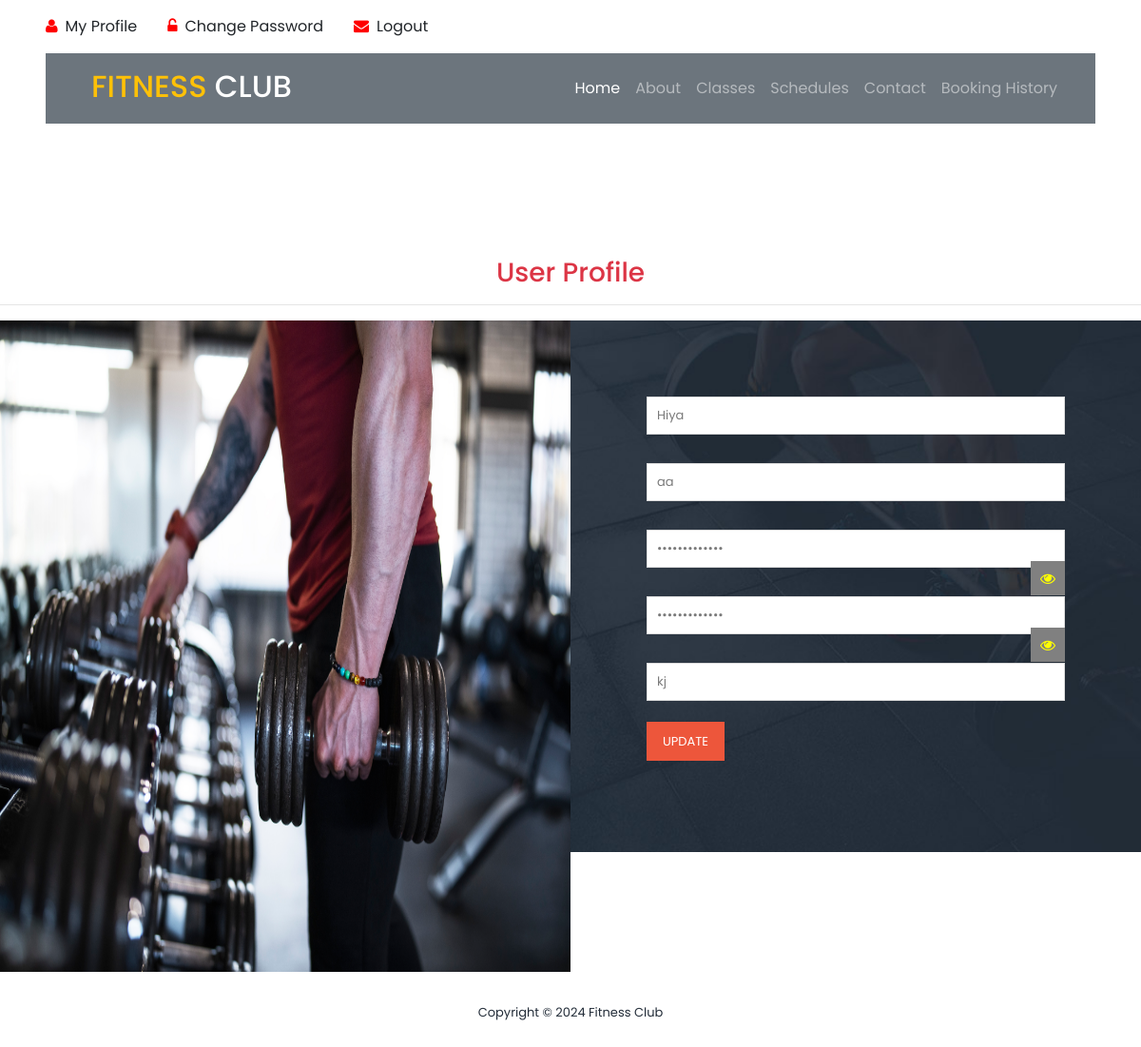
The page /user_profile/ (signed in) on the database its author committed.
### gym/models.py (models this page shows, shortened)
class Signup(models.Model):
    user = models.ForeignKey(User, on_delete=models.CASCADE, null=True)
    mobile = models.CharField(max_length=15, null=True)
    state = models.CharField(max_length=150, null=True)
    city = models.CharField(max_length=150, null=True)
    address = models.CharField(max_length=200, null=True)
    creationdate = models.DateTimeField(auto_now_add=True)

### gym/views.py (the view, shortened to what this page needs)
# urls.py: path('user_profile/', user_profile, name="user_profile"),
def user_profile(request):
    data = Signup.objects.get(user=request.user)
    return render(request, "user_profile.html", locals())

### gym/templates/user_profile.html (shortened to what this page needs)
{% load static %}
<link rel="stylesheet" href="https://cdnjs.cloudflare.com/ajax/libs/font-awesome/4.7.0/css/font-awesome.min.css">
<html lang="en">
<head>
    <link rel="stylesheet" type="text/css" href="{% static 'assets/css/bootstrap.min.css' %}">
    <link rel="stylesheet" type="text/css" href="{% static 'assets/css/font-awesome.css' %}">
    <link rel="stylesheet" href="{% static 'assets/css/templatemo-training-studio.css' %}">
</head>
<body>
<div class="container-fluid py-3 px-lg-5 d-none d-lg-block">
    <div class="row">
        {% if request.user.is_authenticated %}
        <div class="col-md-6 text-center text-lg-left mb-2 mb-lg-0">
            <div class="d-inline-flex align-items-center">
                <a class="text-body pr-3" href="/user_profile/"><i style="color:red" class="fa fa-user mr-2"></i>My Profile</a>
                <a class="text-body px-3" href="/user_change_password/"><i style="color:red" class="fa fa-unlock-alt mr-2"></i>Change Password</a>
                <a class="text-body px-3" href="/user_logout/"><i style="color:red" class="fa fa-envelope mr-2"></i>Logout</a>
            </div>
        </div>
        {% endif %}
    </div>
</div>
<div class="container-fluid position-relative nav-bar p-0">
    <div class="position-relative px-lg-5" style="z-index: 9;">
        <nav class="navbar navbar-expand-lg bg-secondary navbar-dark py-3 py-lg-3 pl-3 pl-lg-5">
            <a href="" >
                <h2 class="text-uppercase text-warning mb-1">Fitness <span class="text-white">Club</span>
                </h2>
            </a>
            <div class="collapse navbar-collapse justify-content-between px-3" id="navbarCollapse">
                <div class="navbar-nav ml-auto py-0">
                    <a href="/" class="nav-item nav-link active">Home</a>
                    <a href="#features" class="nav-item nav-link">About</a>
                    <a href="#our-classes" class="nav-item nav-link">Classes</a>
                    <a href="#schedule" class="nav-item nav-link ">Schedules</a>
                    <a href="#contact-us" class="nav-item nav-link">Contact</a>
                    {% if request.user.is_authenticated %}
                    <a href="/booking_history/" class="nav-item nav-link">Booking History</a>
                    {% else %}
                    <a href="#admin"><button style="color:red" class="nav-item nav-link">Admin</button></a>
                    {% endif %}
                </div>
            </div>
        </nav>
    </div>
</div>
<section class="section" id="admin">
    <h3 class="text-center text-danger">User Profile</h3>
    <hr/>
    <div class="container-fluid mt-3">
        <div class="row">
            <div class="col-lg-6 col-md-6 col-xs-12">
                <div id="map">
                    <img src="{% static 'assets/images/adminlogin.jpg' %}" style="width: 100%; height: 685px;">
                </div>
            </div>
            <div class="col-lg-6 col-md-6 col-xs-12">
                <div class="admin-form">
                    <form method="post" action="" enctype="multipart/form-data">
                        <div class="row">
                            <div class="col-md-12 col-sm-12">
                                <fieldset>
                                    <input type="text" name="firstname" placeholder="First Name" required value="{{data.user.first_name}}">
                                </fieldset>
                            </div>
                            <div class="col-md-12 col-sm-12">
                                <fieldset>
                                    <input type="text" name="secondname" placeholder="Last Name" required value="{{data.user.last_name}}">
                                </fieldset>
                            </div>
                            <div class="col-md-12 col-sm-12">
                                <fieldset>
                                    <input type="password" name="email" id="email" placeholder="Enter Email" value="{{data.user.username}}" readonly>
                                    <span class="fa fa-eye field-icon toggle-password-2" id="email-eye" onclick="togglePassword2()"></span>
                                </fieldset>
                            </div>
                            <div class="col-md-12 col-sm-12">
                                <fieldset>
                                    <input type="password" name="mobile" id="mobile" placeholder="Mobile Number" value="{{data.mobile}}" readonly>
                                    <span class="fa fa-eye field-icon toggle-password" id="mobile-eye" onclick="togglePassword()"></span>
                                </fieldset>
                            </div>
                             <div class="col-md-12 col-sm-12">
                                <fieldset>
                                    <input type="text" name="address" placeholder="Address" value="{{data.address}}" required>
                                </fieldset>
                            </div>
                            <div class="col-lg-12">
                                <fieldset>
                                    <button type="submit" class="main-button" href="">Update</button>
                                </fieldset>
                            </div>
                        </div>
                    </form>
                </div>
            </div>
        </div>
    </div>
</section>
<footer>
    <div class="container">
        <div class="row">
            <div class="col-lg-12">
                <p>Copyright &copy;
                    Fitness Club
            </div>
        </div>
    </div>
</footer>
</body>
</html>

### gym/static/assets/css/templatemo-training-studio.css (style rules this page uses)
html, body, div, span, applet, object, iframe, h1, h2, h3, h4, h5, h6, p, blockquote, div pre, a, abbr, acronym, address, big, cite, code, del, dfn, em, font, img, ins, kbd, q, s, samp, small, strike, strong, sub, sup, tt, var, b, u, i, center, dl, dt, dd, ol, ul, li, figure, header, nav, section, article, aside, footer, figcaption { margin: 0; padding: 0; border: 0; outline: 0; }
header, nav, section, article, aside, footer, hgroup { display: block; }
* { box-sizing: border-box; }
html, body { font-family: 'Poppins', sans-serif; font-weight: 400; background-color: #fff; font-size: 16px; -ms-text-size-adjust: 100%; -webkit-font-smoothing: antialiased; -moz-osx-font-smoothing: grayscale; }
a { text-decoration: none !important; }
h1, h2, h3, h4, h5, h6 { margin-top: 0px; margin-bottom: 0px; }
p { font-size: 14px; line-height: 25px; color: #7a7a7a; }
html, body { background: #fff; font-family: 'Poppins', sans-serif; }
#admin { margin-top: 140px; }
#admin .container-fluid .col-lg-6 { padding: 0px; }
#admin .admin-form { padding: 80px; background-image: url(../images/contact-bg.jpg); background-position: center center; background-repeat: no-repeat; background-size: cover; }
.admin-form input { color: #7a7a7a; font-size: 13px; border: 1px solid #ddd; background-color: #fff; width: 100%; height: 40px; outline: none; line-height: 40px; padding: 0px 10px; -webkit-appearance: none; -moz-appearance: none; appearance: none; margin-bottom: 30px; }
.admin-form ::placeholder { color: #7a7a7a; }
.admin-form button { display: inline-block; font-size: 13px; padding: 11px 17px; background-color: #ed563b; color: #fff; text-align: center; font-weight: 400; text-transform: uppercase; transition: all .3s; border: none; outline: none; margin-top: -8px; }
footer { text-align: center; padding: 30px 0px; }
footer p { color: #232d39; font-size: 13px; }

### gym/templates/user_profile.html (style rules this page uses)
.field-icon { float: right; margin-left: -25px; margin-top: -37px; position: relative; background:gray; color:yellow; z-index: 2; padding:10px; }

### rows shown on the page
Signup: firstname "Hiya", secondname "aa", address "kj"
